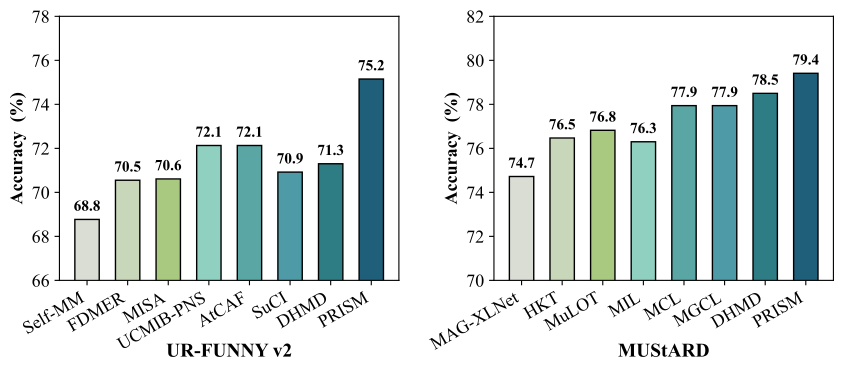

The script that saved this image:
from pathlib import Path

import matplotlib.pyplot as plt
import numpy as np
from matplotlib import font_manager as fm
from matplotlib.ticker import FormatStrFormatter

_tnr_dir = Path(__file__).resolve().parent / "loss_curve_analysis" / "fonts"
for _name in (
    "Times.TTF",
    "Timesbd.TTF",
    "Timesi.TTF",
    "Timesbi.TTF",
    "TimesNewRoman.ttf",
    "TimesNewRoman-Bold.ttf",
    "TimesNewRoman-Italic.ttf",
    "TimesNewRoman-BoldItalic.ttf",
):
    _path = _tnr_dir / _name
    if _path.is_file():
        fm.fontManager.addfont(str(_path))
plt.rcParams.update(
    {
        "font.family": "Times New Roman",
        "font.serif": ["Times New Roman"],
        "pdf.fonttype": 42,
        "ps.fonttype": 42,
    }
)

methods = {
    "2": ["Self-MM","FDMER", "MISA" ,"UCMIB-PNS", "AtCAF", "SuCI", "DHMD","PRISM"],
    "3": ["MAG-XLNet", "HKT", "MuLOT", "MIL", "MCL", "MGCL", "DHMD", "PRISM"]
}

data = {
    "2": [68.77,70.55,70.61, 72.13,  72.13, 70.92, 71.30,  75.15],
    "3": [74.72, 76.47, 76.82, 76.30, 77.94, 77.94, 78.50, 79.41]
}

datasets = ["2", "3"]

colors = [
    "#d9ddd3",  # 浅灰绿（FedAvg）
    "#c8d6b9",  # 淡绿（FedNOVA）
    "#a8c97f",  # 草绿（FedProto）
    "#8fd0c1",  # 青绿（MOON）
    "#5aa6a5",  # 蓝绿（AdaFGL）
    "#4e9aa6",  # 青蓝（FedGTA）
    "#2e7d84",  # 深青（FedType）
    "#1f5f7a"   # 深蓝（Ours）
]

y_config = {
    "2": {"ylim": (66, 78), "ylabel": "Accuracy  (%)"},
    "3": {"ylim": (70, 82), "ylabel": "Accuracy  (%)"}
}

xlabel_config = {
    "2": "UR-FUNNY v2",
    "3": "MUStARD"
}

fig, axes = plt.subplots(1, 2, figsize=(8.8, 4))

for idx, dataset in enumerate(datasets):
    ax = axes[idx]

    values = data[dataset]
    labels = methods[dataset]
    x = np.arange(len(values))

    ax.yaxis.set_major_formatter(FormatStrFormatter("%d"))

    bars = ax.bar(
        x,
        values,
        width=0.6,
        color=colors,
        edgecolor="black",
        linewidth=1,
    )
    ax.set_xticks(x)
    ax.set_xticklabels(labels, fontsize=13, rotation=30, ha="right")

    ax.set_xlabel(xlabel_config[dataset], fontsize=14, fontweight="bold", labelpad=10)
    ax.xaxis.set_label_coords(0.5, -0.24)
    ax.set_ylabel(y_config[dataset]["ylabel"], fontsize=13, fontweight="bold")

    ax.set_ylim(y_config[dataset]["ylim"])
    for bar, value in zip(bars, values):
        ax.text(
            bar.get_x() + bar.get_width() / 2,
            value + 0.25,
            f"{value:.1f}",
            ha="center",
            va="bottom",
            fontsize=11,
            fontweight="bold",
            clip_on=False,
            zorder=5,
        )
    ax.tick_params(axis="y", labelsize=13)

    ax.spines["top"].set_visible(True)
    ax.spines["right"].set_visible(True)

plt.subplots_adjust(
    left=0.10,
    right=0.98,
    bottom=0.22,
    top=0.88,
    wspace=0.28
)


plt.savefig("mhd_msd.pdf", dpi=300, bbox_inches="tight")
plt.show()
